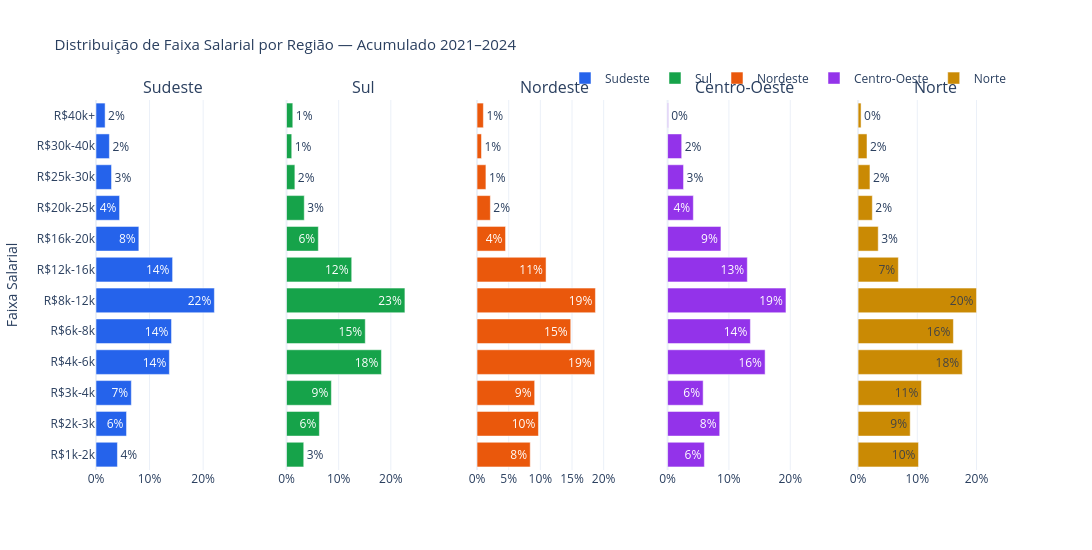

Notebook cell for this chart:
### Markdown cell above
---
## G-R3 — Faixa Salarial por Região (acumulado)
> Proporção de cada faixa salarial dentro de cada região — permite comparar onde os salários são mais altos.

### Code cell
df_sal = df_reg.dropna(subset=['faixa_salarial'])

fig = make_subplots(
    rows=1, cols=len(REGIOES),
    subplot_titles=REGIOES,
    shared_yaxes=True
)

for i, regiao in enumerate(REGIOES, 1):
    sub = df_sal[df_sal['regiao'] == regiao]
    ct = sub['faixa_salarial'].value_counts().reindex(FAIXA_SALARIAL_ORDEM, fill_value=0)
    pct = (ct / ct.sum() * 100).round(1)

    fig.add_trace(go.Bar(
        y=FAIXA_SALARIAL_ORDEM,
        x=pct.values,
        name=regiao,
        orientation='h',
        marker_color=CORES_REGIAO[regiao],
        text=[f'{v:.0f}%' for v in pct.values],
        textposition='auto',
    ), row=1, col=i)
    fig.update_xaxes(ticksuffix='%', range=[0, pct.max() * 1.3], row=1, col=i)

fig = legenda_unica(fig)
fig = layout_padrao(fig, 'Distribuição de Faixa Salarial por Região — Acumulado 2021–2024',
                    height=550, width=1400)
fig.update_yaxes(title_text='Faixa Salarial', col=1)
fig.show()

### Figure 1 — Plotly figure (JSON) as saved in the notebook; plotly's stock layout.template omitted (floating-point values rounded to 4 significant figures)
{"data": [{"marker": {"color": "#2563EB"}, "name": "Sudeste", "orientation": "h", "showlegend": true, "text": ["4%", "6%", "7%", "14%", "14%", "22%", "14%", "8%", "4%", "3%", "2%", "2%"], "textposition": "auto", "type": "bar", "x": [4, 5.7, 6.6, 13.7, 14.1, 22.1, 14.3, 8, 4.4, 2.9, 2.5, 1.7], "xaxis": "x", "y": ["R$1k-2k", "R$2k-3k", "R$3k-4k", "R$4k-6k", "R$6k-8k", "R$8k-12k", "R$12k-16k", "R$16k-20k", "R$20k-25k", "R$25k-30k", "R$30k-40k", "R$40k+"], "yaxis": "y"}, {"marker": {"color": "#16A34A"}, "name": "Sul", "orientation": "h", "showlegend": true, "text": ["3%", "6%", "9%", "18%", "15%", "23%", "12%", "6%", "3%", "2%", "1%", "1%"], "textposition": "auto", "type": "bar", "x": [3.3, 6.3, 8.6, 18.2, 15.1, 22.7, 12.5, 6.1, 3.4, 1.6, 1, 1.2], "xaxis": "x2", "y": ["R$1k-2k", "R$2k-3k", "R$3k-4k", "R$4k-6k", "R$6k-8k", "R$8k-12k", "R$12k-16k", "R$16k-20k", "R$20k-25k", "R$25k-30k", "R$30k-40k", "R$40k+"], "yaxis": "y2"}, {"marker": {"color": "#EA580C"}, "name": "Nordeste", "orientation": "h", "showlegend": true, "text": ["8%", "10%", "9%", "19%", "15%", "19%", "11%", "4%", "2%", "1%", "1%", "1%"], "textposition": "auto", "type": "bar", "x": [8.4, 9.7, 9.1, 18.6, 14.8, 18.7, 10.9, 4.5, 2.1, 1.4, 0.7, 1], "xaxis": "x3", "y": ["R$1k-2k", "R$2k-3k", "R$3k-4k", "R$4k-6k", "R$6k-8k", "R$8k-12k", "R$12k-16k", "R$16k-20k", "R$20k-25k", "R$25k-30k", "R$30k-40k", "R$40k+"], "yaxis": "y3"}, {"marker": {"color": "#9333EA"}, "name": "Centro-Oeste", "orientation": "h", "showlegend": true, "text": ["6%", "8%", "6%", "16%", "14%", "19%", "13%", "9%", "4%", "3%", "2%", "0%"], "textposition": "auto", "type": "bar", "x": [6, 8.5, 5.8, 15.9, 13.5, 19.3, 13, 8.7, 4.2, 2.6, 2.3, 0.1], "xaxis": "x4", "y": ["R$1k-2k", "R$2k-3k", "R$3k-4k", "R$4k-6k", "R$6k-8k", "R$8k-12k", "R$12k-16k", "R$16k-20k", "R$20k-25k", "R$25k-30k", "R$30k-40k", "R$40k+"], "yaxis": "y4"}, {"marker": {"color": "#CA8A04"}, "name": "Norte", "orientation": "h", "showlegend": true, "text": ["10%", "9%", "11%", "18%", "16%", "20%", "7%", "3%", "2%", "2%", "2%", "0%"], "textposition": "auto", "type": "bar", "x": [10.2, 8.8, 10.7, 17.6, 16.1, 20, 6.8, 3.4, 2.4, 2, 1.5, 0.5], "xaxis": "x5", "y": ["R$1k-2k", "R$2k-3k", "R$3k-4k", "R$4k-6k", "R$6k-8k", "R$8k-12k", "R$12k-16k", "R$16k-20k", "R$20k-25k", "R$25k-30k", "R$30k-40k", "R$40k+"], "yaxis": "y5"}], "layout": {"annotations": [{"font": {"size": 16}, "showarrow": false, "text": "Sudeste", "x": 0.084, "xanchor": "center", "xref": "paper", "y": 1, "yanchor": "bottom", "yref": "paper"}, {"font": {"size": 16}, "showarrow": false, "text": "Sul", "x": 0.292, "xanchor": "center", "xref": "paper", "y": 1, "yanchor": "bottom", "yref": "paper"}, {"font": {"size": 16}, "showarrow": false, "text": "Nordeste", "x": 0.5, "xanchor": "center", "xref": "paper", "y": 1, "yanchor": "bottom", "yref": "paper"}, {"font": {"size": 16}, "showarrow": false, "text": "Centro-Oeste", "x": 0.708, "xanchor": "center", "xref": "paper", "y": 1, "yanchor": "bottom", "yref": "paper"}, {"font": {"size": 16}, "showarrow": false, "text": "Norte", "x": 0.916, "xanchor": "center", "xref": "paper", "y": 1, "yanchor": "bottom", "yref": "paper"}], "height": 550, "legend": {"orientation": "h", "x": 1, "xanchor": "right", "y": 1.02, "yanchor": "bottom"}, "title": {"font": {"size": 15}, "text": "Distribuição de Faixa Salarial por Região — Acumulado 2021–2024"}, "width": 1400, "xaxis": {"anchor": "y", "domain": [0, 0.168], "range": [0, 28.73], "ticksuffix": "%"}, "xaxis2": {"anchor": "y2", "domain": [0.208, 0.376], "range": [0, 29.51], "ticksuffix": "%"}, "xaxis3": {"anchor": "y3", "domain": [0.416, 0.584], "range": [0, 24.31], "ticksuffix": "%"}, "xaxis4": {"anchor": "y4", "domain": [0.624, 0.792], "range": [0, 25.09], "ticksuffix": "%"}, "xaxis5": {"anchor": "y5", "domain": [0.832, 1], "range": [0, 26], "ticksuffix": "%"}, "yaxis": {"anchor": "x", "domain": [0, 1], "title": {"text": "Faixa Salarial"}}, "yaxis2": {"anchor": "x2", "domain": [0, 1], "matches": "y", "showticklabels": false}, "yaxis3": {"anchor": "x3", "domain": [0, 1], "matches": "y", "showticklabels": false}, "yaxis4": {"anchor": "x4", "domain": [0, 1], "matches": "y", "showticklabels": false}, "yaxis5": {"anchor": "x5", "domain": [0, 1], "matches": "y", "showticklabels": false}}}
